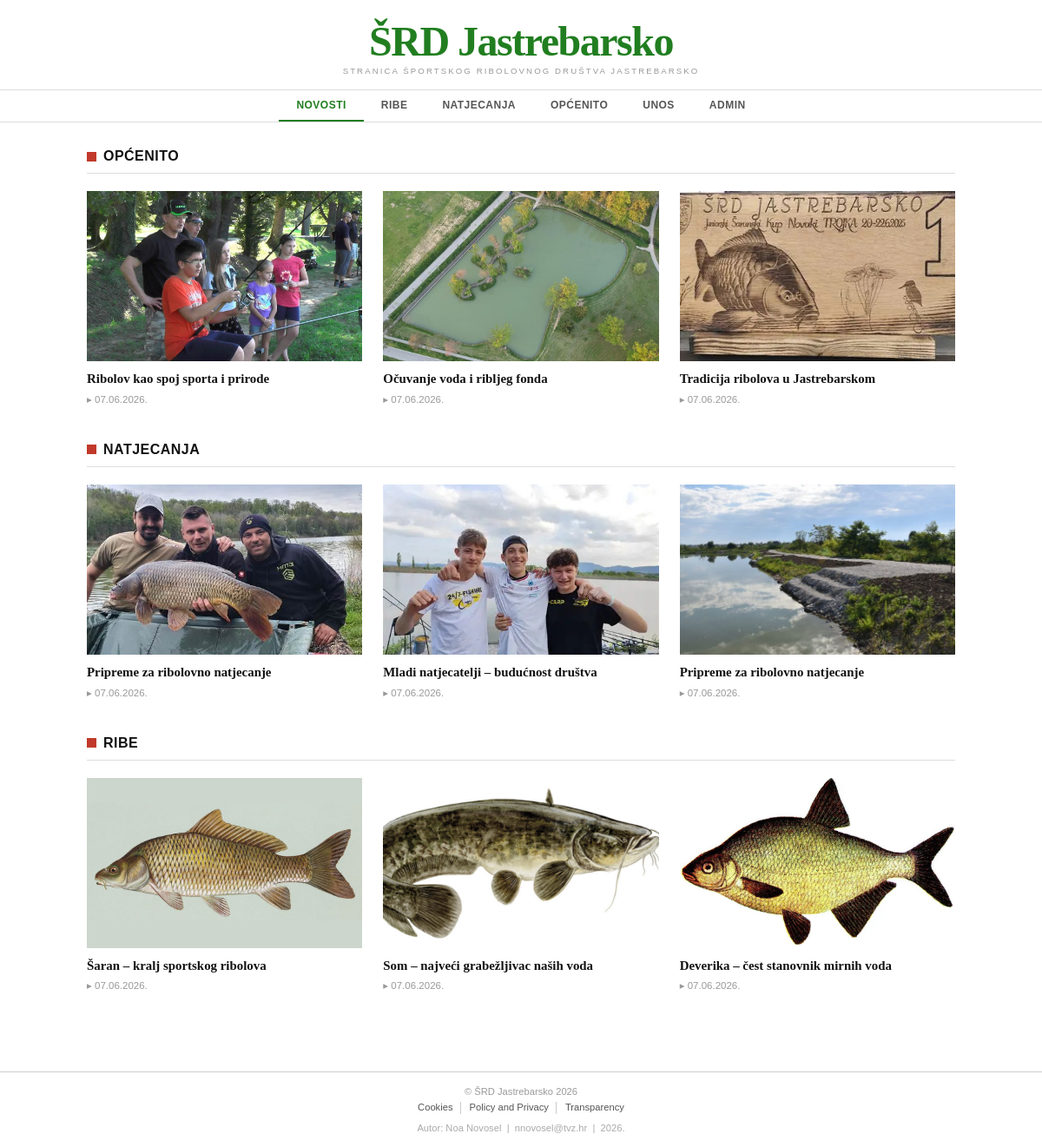
The page / on the database its author committed.
### tables this page shows
CREATE TABLE `vijesti` (
  `id` int(11) NOT NULL,
  `datum` varchar(32) DEFAULT NULL,
  `naslov` varchar(64) DEFAULT NULL,
  `sazetak` text DEFAULT NULL,
  `tekst` text DEFAULT NULL,
  `slika` varchar(64) DEFAULT NULL,
  `kategorija` varchar(64) DEFAULT NULL,
  `arhiva` tinyint(1) DEFAULT 0
);

### index.php (the view, shortened to what this page needs)
<!DOCTYPE html>
<html lang="es">
<head>
    <link rel="stylesheet" type="text/css" href="style.css">
</head>
<body>
    <header id="header">
        <div class="header-logo">
            <p class="site-name">ŠRD Jastrebarsko</p>
            <p class="site-tagline">STRANICA ŠPORTSKOG RIBOLOVNOG DRUŠTVA JASTREBARSKO</p>
        </div>
    </header>
    <nav id="nav">
        <div class="nav-inner">
            <ul class="nav-list">
                <li><a href="index.php" class="nav-link active">NOVOSTI</a></li>
                <li><a href="kategorija.php?kategorija=ribe" class="nav-link">RIBE</a></li>
                <li><a href="kategorija.php?kategorija=natjecanja" class="nav-link">NATJECANJA</a></li>
                <li><a href="kategorija.php?kategorija=opcenito" class="nav-link">OPĆENITO</a></li>
                <li><a href="unos.php" class="nav-link">UNOS</a></li>
                <li><a href="administrator.php" class="nav-link">ADMIN</a></li>
            </ul>
        </div>
    </nav>
    <main id="content">
        <?php
        include 'connect.php';
        $kategorije = [
            'opcenito'   => 'OPĆENITO',
            'natjecanja' => 'NATJECANJA',
            'ribe'       => 'RIBE',
        ];
        foreach ($kategorije as $kat => $naziv) :
            $query = "SELECT * FROM vijesti WHERE arhiva=0 AND kategorija='$kat' ORDER BY id DESC LIMIT 3";
            $result = mysqli_query($dbc, $query);
            if (mysqli_num_rows($result) > 0) :
        ?>
        <section class="category-section">
            <h2 class="category-heading">
                <span class="category-square"></span>
                <?php echo $naziv; ?>
            </h2>
            <hr class="section-rule">
            <div class="articles-grid">
                <?php while ($row = mysqli_fetch_array($result)) : ?>
                <article class="news-card">
                    <a href="clanak.php?id=<?php echo $row['id']; ?>" class="card-anchor">
                        <div class="card-image">
                            <?php if (!empty($row['slika'])) : ?>
                                <img src="<?php echo UPLPATH . htmlspecialchars($row['slika']); ?>" alt="<?php echo htmlspecialchars($row['naslov']); ?>">
                            <?php else : ?>
                                <img src="images/placeholder.jpg" alt="Bez slike">
                            <?php endif; ?>
                        </div>
                        <h3 class="card-title"><?php echo htmlspecialchars($row['naslov']); ?></h3>
                        <span class="card-time">&#9656; <?php echo htmlspecialchars($row['datum']); ?></span>
                    </a>
                </article>
                <?php endwhile; ?>
            </div>
        </section>
        <?php
            endif;
        endforeach;
        ?>
    </main>
    <footer id="footer">
        <div class="footer-inner">
            <p class="footer-copy">
                &copy; ŠRD Jastrebarsko 2026
            </p>
            <nav class="footer-links">
                <a href="#">Cookies</a>
                <a href="#">Policy and Privacy</a>
                <a href="#">Transparency</a>
            </nav>
            <p class="footer-author">Autor: Noa Novosel &nbsp;|&nbsp; nnovosel@tvz.hr &nbsp;|&nbsp; 2026.</p>
        </div>
    </footer>
</body>
</html>

### style.css (style rules this page uses)
*, *::before, *::after { box-sizing: border-box; margin: 0; padding: 0; }
html { font-size: 16px; scroll-behavior: smooth; }
body { font-family: Georgia, 'Times New Roman', Times, serif; background-color: #ffffff; color: #222222; }
a { text-decoration: none; color: inherit; }
img { display: block; max-width: 100%; height: auto; }
ul { list-style: none; }
#header { text-align: center; padding: 24px 20px 16px; border-bottom: 1px solid #dddddd; }
.site-name { font-family: Georgia, 'Times New Roman', Times, serif; font-size: 3rem; font-weight: 700; color: #217e20; letter-spacing: -1.5px; line-height: 1; }
.site-tagline { font-family: Arial, Helvetica, sans-serif; font-size: 0.6rem; letter-spacing: 0.22em; color: #999999; margin-top: 4px; }
#nav { border-bottom: 1px solid #dddddd; }
.nav-inner { max-width: 1040px; margin: 0 auto; padding: 0 20px; }
.nav-list { display: flex; flex-direction: row; justify-content: center; gap: 0; }
.nav-link { display: block; padding: 10px 20px; font-family: Arial, Helvetica, sans-serif; font-size: 0.75rem; font-weight: 600; letter-spacing: 0.04em; color: #555555; text-transform: uppercase; border-bottom: 2px solid transparent; transition: color 0.15s, border-color 0.15s; }
.nav-link.active { color: #217e20; border-bottom-color: #217e20; }
#content { max-width: 1040px; margin: 0 auto; padding: 30px 20px 50px; }
.category-section { margin-bottom: 42px; }
.category-heading { font-family: Arial, Helvetica, sans-serif; font-size: 1rem; font-weight: 700; color: #111111; letter-spacing: 0.03em; text-transform: uppercase; display: flex; align-items: center; gap: 8px; margin-bottom: 10px; }
.category-square { display: inline-block; width: 11px; height: 11px; background-color: #c0392b; flex-shrink: 0; }
.section-rule { border: none; border-top: 1px solid #dddddd; margin-bottom: 20px; }
.articles-grid { display: grid; grid-template-columns: repeat(3, 1fr); gap: 24px; }
.news-card { display: flex; flex-direction: column; }
.card-anchor { display: flex; flex-direction: column; color: #222222; height: 100%; }
.card-image { position: relative; width: 100%; height: 196px; overflow: hidden; background-color: #cccccc; margin-bottom: 10px; }
.card-image img { width: 100%; height: 100%; object-fit: cover; transition: transform 0.3s ease; }
.card-title { font-family: Georgia, 'Times New Roman', Times, serif; font-size: 0.93rem; font-weight: 700; line-height: 1.4; color: #111111; flex-grow: 1; transition: color 0.15s; }
.card-time { display: block; font-family: Arial, Helvetica, sans-serif; font-size: 0.72rem; color: #999999; margin-top: 6px; }
#footer { border-top: 1px solid #cccccc; padding: 16px 20px; background-color: #ffffff; }
.footer-inner { max-width: 1040px; margin: 0 auto; display: flex; flex-direction: column; align-items: center; gap: 6px; }
.footer-copy { font-family: Arial, Helvetica, sans-serif; font-size: 0.7rem; color: #999999; text-align: center; }
.footer-links { display: flex; flex-wrap: wrap; justify-content: center; gap: 0 2px; }
.footer-links a { font-family: Arial, Helvetica, sans-serif; font-size: 0.7rem; color: #555555; padding: 0 8px; border-right: 1px solid #cccccc; line-height: 1.2; }
.footer-links a:last-child { border-right: none; }
.footer-author { font-family: Arial, Helvetica, sans-serif; font-size: 0.7rem; color: #aaaaaa; margin-top: 4px; }

### rows shown on the page
vijesti: slika (placeholder picture), naslov "Ribolov kao spoj sporta i prirode", datum "07.06.2026."
vijesti: slika (picture), naslov "Očuvanje voda i ribljeg fonda", datum "07.06.2026."
vijesti: slika (picture), naslov "Tradicija ribolova u Jastrebarskom", datum "07.06.2026."
vijesti: slika (picture), naslov "Pripreme za ribolovno natjecanje", datum "07.06.2026."
vijesti: slika (picture), naslov "Mladi natjecatelji – budućnost društva", datum "07.06.2026."
vijesti: slika (picture), naslov "Pripreme za ribolovno natjecanje", datum "07.06.2026."
vijesti: slika (picture), naslov "Šaran – kralj sportskog ribolova", datum "07.06.2026."
vijesti: slika (picture), naslov "Som – najveći grabežljivac naših voda", datum "07.06.2026."
vijesti: slika (picture), naslov "Deverika – čest stanovnik mirnih voda", datum "07.06.2026."

### other values the page prints
$naziv "OPĆENITO"
$naziv "NATJECANJA"
$naziv "RIBE"
